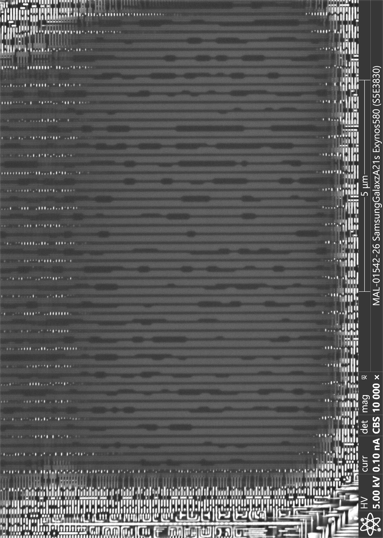
#> input picture data/rx1.png, 383 x 538 px; its folder holds only this picture in this run
$ python splitter.py
#> lines starting #> are read from the running program, lines starting #| are printed output that depends on the picture
import os
from PIL import Image

# Configurable paths
INPUT_DIR = "data"
OUTPUT_DIR = "split_data"

# Supported image formats
VALID_EXTENSIONS = (".jpg", ".jpeg", ".png", ".bmp", ".tif", ".webp")


def split_images_lossless(input_folder, output_folder, rows=5, cols=3):
#> called with input_folder = 'data', output_folder = 'split_data', rows = 5, cols = 3
    os.makedirs(output_folder, exist_ok=True)

    for filename in os.listdir(input_folder):
        if not filename.lower().endswith(VALID_EXTENSIONS):
            continue

        img_path = os.path.join(input_folder, filename)
        name, ext = os.path.splitext(filename)

        with Image.open(img_path) as img:
            # 1. Maintain original color mode (prevents color distortion)
#> img is the input picture: PIL image 383x538 RGBA; mean R, G, B, A 89.3, 89.3, 89.3, 254.8
            img = img.convert("RGB") if img.mode == "P" else img

            width, height = img.size
#> width = 383; height = 538

            # Precise float-based boundaries to prevent uneven slicing
            row_height = height / rows
#> row_height = 107.6
            col_width = width / cols
#> col_width = 127.7

            for r in range(rows):
                for c in range(cols):
                    # Round precise boundaries to integer pixels
                    left = int(round(c * col_width))
                    upper = int(round(r * row_height))
                    right = int(round((c + 1) * col_width))
                    lower = int(round((r + 1) * row_height))

                    cropped = img.crop((left, upper, right, lower))

                    # 2. Prevent Compression Loss: Save at 100% quality or as PNG
                    output_filename = f"{name}_r{r+1}_c{c+1}.png"  # Forcing PNG avoids JPEG artifacts
                    save_path = os.path.join(output_folder, output_filename)

                    cropped.save(save_path, format="PNG", optimize=True)
#> this loop made 5 passes
#> pass 1, in split_images_lossless, `cropped.save(save_path, format="PNG", optimize=True)`:
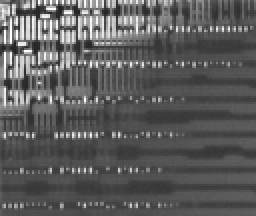
#> saved as rx1_r1_c1.png: PIL image 128x108 RGBA (shown 2 times larger); mean R, G, B, A 92, 92, 92, 254.7; transparent parts drawn white
#> pass 1, in split_images_lossless, `cropped.save(save_path, format="PNG", optimize=True)`:
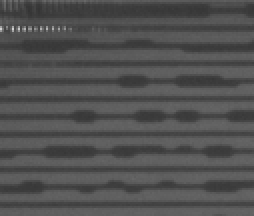
#> saved as rx1_r1_c2.png: PIL image 127x108 RGBA (shown 2 times larger); mean R, G, B, A 80.6, 80.6, 80.6, 254.8; transparent parts drawn white
#> pass 1, in split_images_lossless, `cropped.save(save_path, format="PNG", optimize=True)`:
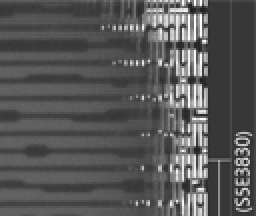
#> saved as rx1_r1_c3.png: PIL image 128x108 RGBA (shown 2 times larger); mean R, G, B, A 87.1, 87.1, 87.1, 254.7; transparent parts drawn white
#> pass 2, in split_images_lossless, `cropped.save(save_path, format="PNG", optimize=True)`:
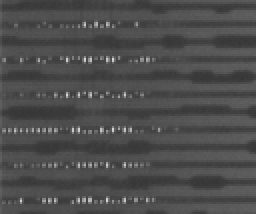
#> saved as rx1_r2_c1.png: PIL image 128x107 RGBA (shown 2 times larger); mean R, G, B, A 76.5, 76.5, 76.5, 254.9; transparent parts drawn white
#> after the loop:
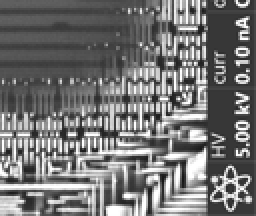
#> cropped: PIL image 128x108 RGBA (shown 2 times larger); mean R, G, B, A 116.5, 116.5, 116.5, 254.7; transparent parts drawn white


if __name__ == "__main__":
    split_images_lossless(INPUT_DIR, OUTPUT_DIR, rows=5, cols=3)
